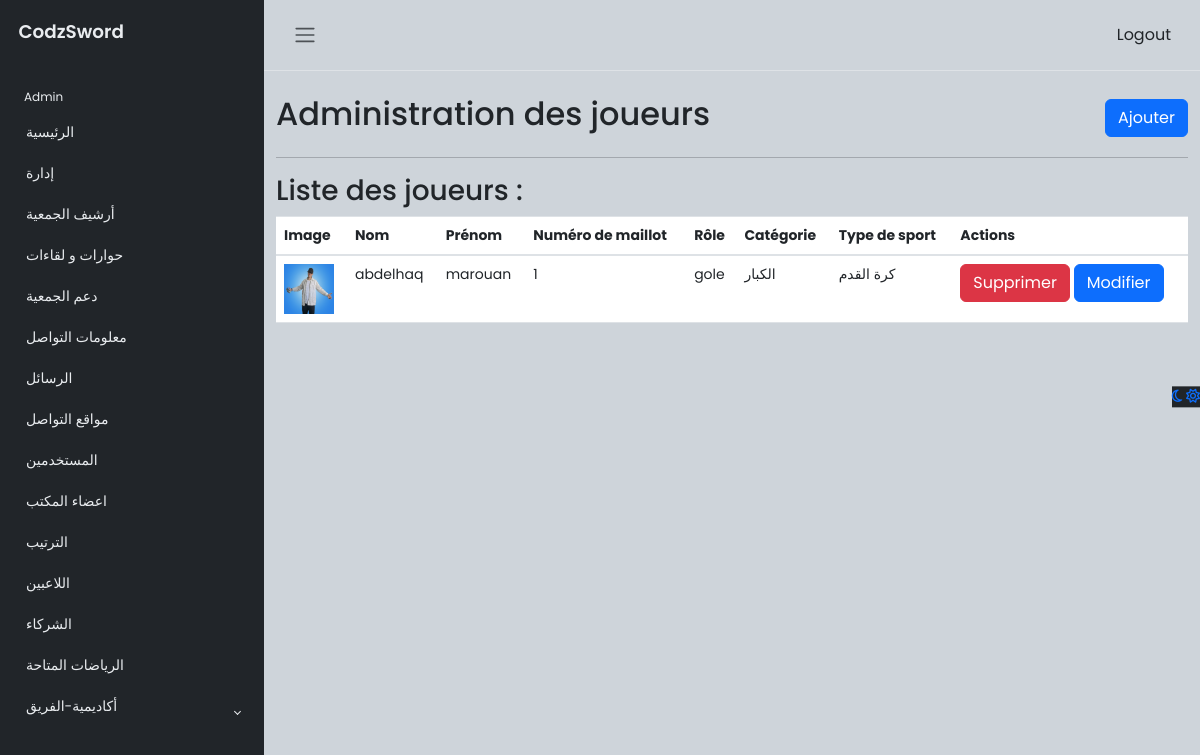
The app's page /admin/joueurs.php (signed in) with its own data.
### tables this page shows
CREATE TABLE `joueurs` (
  `id` int(11) NOT NULL,
  `nom` varchar(255) NOT NULL,
  `prenom` varchar(255) NOT NULL,
  `image` varchar(255) DEFAULT NULL,
  `numero_maillot` int(11) DEFAULT NULL,
  `role` varchar(255) DEFAULT NULL,
  `categorie_id` int(11) DEFAULT NULL,
  `type_sport_id` int(11) DEFAULT NULL
);

CREATE TABLE `categories` (
  `id` int(11) NOT NULL,
  `nom_categorie` varchar(255) NOT NULL
);

CREATE TABLE `types_photos` (
  `id` int(11) NOT NULL,
  `type` varchar(255) NOT NULL,
  `description` text DEFAULT NULL,
  `image` varchar(255) DEFAULT NULL
);

### admin/joueurs.php (the view, shortened to what this page needs)
<?php
$servername = "localhost";
$username = "root";
$password = "";
$dbname = "association";
$conn = new mysqli($servername, $username, $password, $dbname);
$sql_joueurs = "SELECT joueurs.*, categories.nom_categorie AS nom_categorie, types_photos.type AS type_sport
                FROM joueurs
                LEFT JOIN categories ON joueurs.categorie_id = categories.id
                LEFT JOIN types_photos ON joueurs.type_sport_id = types_photos.id";
$result_joueurs = $conn->query($sql_joueurs);
?>
<!DOCTYPE html>
<html lang="fr">
<head>
    <link rel="stylesheet" href="https://stackpath.bootstrapcdn.com/bootstrap/4.5.2/css/bootstrap.min.css">
    <link rel="stylesheet" href="https://cdn.jsdelivr.net/npm/bootstrap@5.3.0-alpha2/dist/css/bootstrap.min.css">
    <link rel="stylesheet" href="css/style.css">
</head>
<body>
<div class="wrapper">
        <aside id="sidebar" class="js-sidebar">
            <div class="h-100">
                <div class="sidebar-logo">
                    <a href="#">CodzSword</a>
                </div>
                <ul class="sidebar-nav">
                    <li class="sidebar-header">
                        Admin
                    </li>
                    <li class="sidebar-item">
                        <a href="index.php" class="sidebar-link">
                            الرئيسية
                        </a>
                    </li>
                    <li class="sidebar-item">
                        <a href="documents.php" class="sidebar-link collapsed">
                            إدارة
                        </a>
                    </li>
                    <li class="sidebar-item">
                        <a href="gallery.php" class="sidebar-link">
                            أرشيف الجمعية
                        </a>
                    </li>
                    <li class="sidebar-item">
                        <a href="actualete.php" class="sidebar-link">
                            حوارات و لقاءات
                        </a>
                    </li>
                    <li class="sidebar-item">
                        <a href="soutenir.php" class="sidebar-link">
                            دعم الجمعية
                        </a>
                    </li>
                    <li class="sidebar-item">
                        <a href="contact.php" class="sidebar-link">
                            معلومات التواصل
                        </a>
                    </li>
                    <li class="sidebar-item">
                        <a href="message.php" class="sidebar-link">
                            الرسائل
                        </a>
                    </li>
                    <li class="sidebar-item">
                        <a href="social.php" class="sidebar-link">
                            مواقع التواصل
                        </a>
                    </li>
                    <li class="sidebar-item">
                        <a href="add_admin.php" class="sidebar-link">
                            المستخدمين
                        </a>
                    </li>
                    <li class="sidebar-item">
                        <a href="admin_members.php" class="sidebar-link">
                            اعضاء المكتب
                        </a>
                    </li>
                    <li class="sidebar-item">
                        <a href="classement.php" class="sidebar-link">
                            الترتيب
                        </a>
                    </li>
                    <li class="sidebar-item">
                        <a href="joueurs.php" class="sidebar-link">
                            اللاعبين
                        </a>
                    </li>
                    <li class="sidebar-item">
                        <a href="sponsor.php" class="sidebar-link">
                            الشركاء
                        </a>
                    </li>
                    <li class="sidebar-item">
                        <a href="type_sport.php" class="sidebar-link">
                            الرياضات المتاحة
                        </a>
                    </li>
                    <li class="sidebar-item">
                        <a href="#" class="sidebar-link collapsed" data-bs-target="#auth" data-bs-toggle="collapse"
                            aria-expanded="false">
                            أكاديمية-الفريق
                        </a>
                    </li>
                </ul>
            </div>
        </aside>
        <div class="main">
            <nav class="navbar navbar-expand px-3 border-bottom">
                <button class="btn" id="sidebar-toggle" type="button">
                    <span class="navbar-toggler-icon"></span>
                </button>
                <div class="navbar-collapse navbar">
                    <ul class="navbar-nav">
                        <li class="nav-item dropdown">
                            <a href="#" data-bs-toggle="dropdown" class="nav-icon pe-md-0">
                                <a href="#" class="btn button">Logout</a>
                            </a>
                        </li>
                    </ul>
                </div>
            </nav>
            <div class="container">
    <div class="d-flex justify-content-between align-items-center mt-4">
        <h2>Administration des joueurs</h2>
        <button type="button" class="btn btn-primary" data-toggle="modal" data-target="#addPlayerModal">Ajouter</button>
    </div>
    <hr>
    <h3>Liste des joueurs :</h3>
    <table class="table">
        <thead>
            <tr>
                <th>Image</th>
                <th>Nom</th>
                <th>Prénom</th>
                <th>Numéro de maillot</th>
                <th>Rôle</th>
                <th>Catégorie</th>
                <th>Type de sport</th>
                <th>Actions</th>
            </tr>
        </thead>
        <tbody>
        <?php
        if ($result_joueurs->num_rows > 0) {
            while ($row = $result_joueurs->fetch_assoc()) { ?>
                <tr>
                    <td><img src="<?= $row['image'] ?>" width='50' height='50'></td>
                    <td><?= $row['nom'] ?></td>
                    <td><?= $row['prenom'] ?></td>
                    <td><?= $row['numero_maillot'] ?></td>
                    <td><?= $row['role'] ?></td>
                    <td><?= $row['nom_categorie'] ?></td>
                    <td><?= $row['type_sport'] ?></td>
                    <td>
                        <form action='' method='post' style='display:inline-block'>
                            <button type='submit' class='btn btn-danger' name='delete_player'>Supprimer</button>
                        </form>
                        <button type="button" class="btn btn-primary" data-toggle="modal" data-target="#editPlayerModal<?= $row['id']; ?>">Modifier</button>
                    </td>
                </tr>
            <?php }
        } else {
            echo "<tr><td colspan='8'>Aucun joueur trouvé.</td></tr>";
        }
        ?>
        </tbody>
    </table>
            <a href="#" class="theme-toggle">
                <i class="fa-regular fa-moon"></i>
                <i class="fa-regular fa-sun"></i>
            </a>
        </div>
    </div>
</div>
</body>
</html>

### admin/css/style.css (style rules this page uses)
body { font-family: 'Poppins', sans-serif; font-size: 0.875rem; opacity: 1; overflow-y: scroll; margin: 0; }
a { cursor: pointer; text-decoration: none; font-family: 'Poppins', sans-serif; }
li { list-style: none; }
.wrapper { align-items: stretch; display: flex; width: 100%; }
#sidebar { max-width: 264px; min-width: 264px; background: var(--bs-dark); transition: all 0.35s ease-in-out; }
.main { display: flex; flex-direction: column; min-height: 100vh; min-width: 0; overflow: hidden; transition: all 0.35s ease-in-out; width: 100%; background: var(--bs-dark-bg-subtle); }
.sidebar-logo { padding: 1.15rem; }
.sidebar-logo a { color: #e9ecef; font-size: 1.15rem; font-weight: 600; }
.sidebar-nav { list-style: none; margin-bottom: 0; padding-left: 0; margin-left: 0; }
.sidebar-header { color: #e9ecef; font-size: .75rem; padding: 1.5rem 1.5rem .375rem; }
a.sidebar-link { padding: .625rem 1.625rem; color: #e9ecef; position: relative; display: block; font-size: 0.875rem; }
.sidebar-link[data-bs-toggle="collapse"]::after { border: solid; border-width: 0 .075rem .075rem 0; content: ""; display: inline-block; padding: 2px; position: absolute; right: 1.5rem; top: 1.4rem; transform: rotate(-135deg); transition: all .2s ease-out; }
.sidebar-link[data-bs-toggle="collapse"].collapsed::after { transform: rotate(45deg); transition: all .2s ease-out; }
.navbar-expand .navbar-nav { margin-left: auto; }
.theme-toggle { position: fixed; top: 50%; transform: translateY(-65%); text-align: center; z-index: 10; right: 0; left: auto; border: none; background-color: var(--bs-body-color); }

### records on screen
joueurs: image (picture), nom "abdelhaq", prenom "marouan", numero_maillot "1", role "gole", categorie.nom_categorie "الكبار", type_sport.type "كرة القدم"
